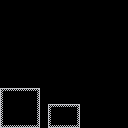

This is a level from a 2D game, rendered from its Tiled map with the project's own tilesets. A one-line summary and the complete map file follow:
An orthogonal 16x16 tile map with 8x8 px tiles, 1 tile layer (terrain) and 1 object (player-start).

<map version="1.10" tiledversion="1.11.0" orientation="orthogonal" renderorder="right-down" width="16" height="16" tilewidth="8" tileheight="8" infinite="0" nextlayerid="3" nextobjectid="5">
 <tileset firstgid="1" source="cave_hallows_tileset.tsx" />
 <layer id="1" name="terrain" width="16" height="16">
  <properties>
   <property name="solid" type="bool" value="true" />
  </properties>
  <data encoding="csv">
0,0,0,0,0,0,0,0,0,0,0,0,0,0,0,0,
0,0,0,0,0,0,0,0,0,0,0,0,0,0,0,0,
0,0,0,0,0,0,0,0,0,0,0,0,0,0,0,0,
0,0,0,0,0,0,0,0,0,0,0,0,0,0,0,0,
0,0,0,0,0,0,0,0,0,0,0,0,0,0,0,0,
0,0,0,0,0,0,0,0,0,0,0,0,0,0,0,0,
0,0,0,0,0,0,0,0,0,0,0,0,0,0,0,0,
0,0,0,0,0,0,0,0,0,0,0,0,0,0,0,0,
0,0,0,0,0,0,0,0,0,0,0,0,0,0,0,0,
0,0,0,0,0,0,0,0,0,0,0,0,0,0,0,0,
0,0,0,0,0,0,0,0,0,0,0,0,0,0,0,0,
8,9,9,9,10,0,0,0,0,0,0,0,0,0,0,0,
24,25,25,25,26,0,0,0,0,0,0,0,0,0,0,0,
24,25,25,25,26,0,8,9,9,10,0,0,0,0,0,0,
24,25,25,25,26,0,24,25,25,26,0,0,0,0,0,0,
40,41,41,41,42,0,40,41,41,42,0,0,0,0,0,0
</data>
 </layer>
 <objectgroup id="2" name="Objects">
  <properties>
   <property name="excalibur" type="bool" value="true" />
  </properties>
  <object id="3" name="Player" type="player-start" x="8" y="8">
   <point />
  </object>
 </objectgroup>
</map>